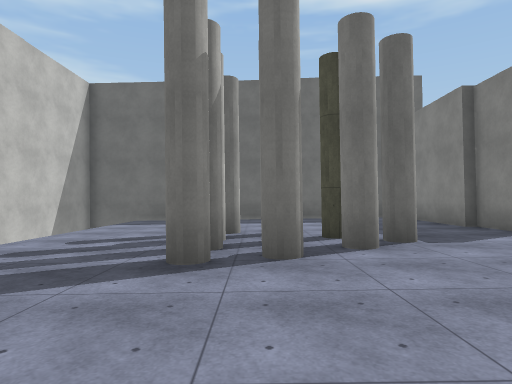
View 1 (above)

12 first-person views from a walk through a scene from a Unity 3-D project. The camera is 1.4 m above the floor, looks level and sees 75° across. The floor is counted in squares, 2 m on a side. Each view is taken from the middle of a square. On the plan, view 1 faces up. The plan holds only what a view shows up to about 10 squares ahead; the rest is blank. The place goes on beyond the plan. Some surface patterns are stand-ins.

View 2
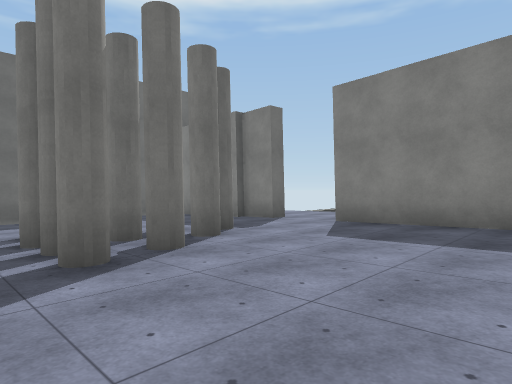

View 3
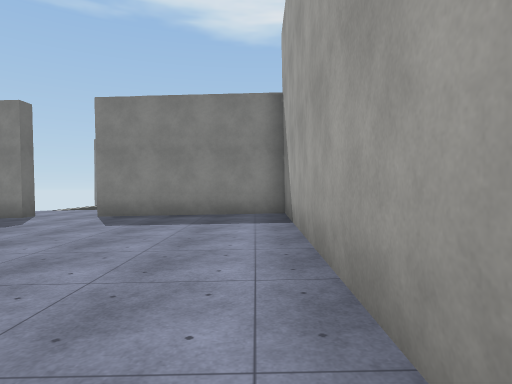

View 4
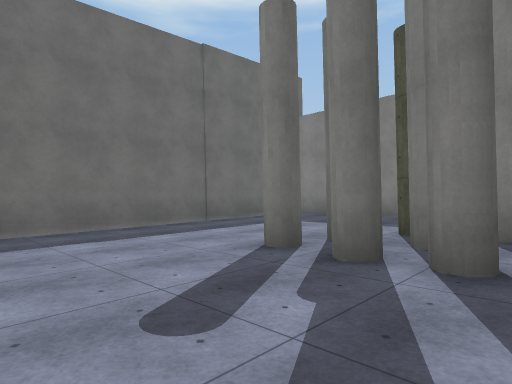

View 5
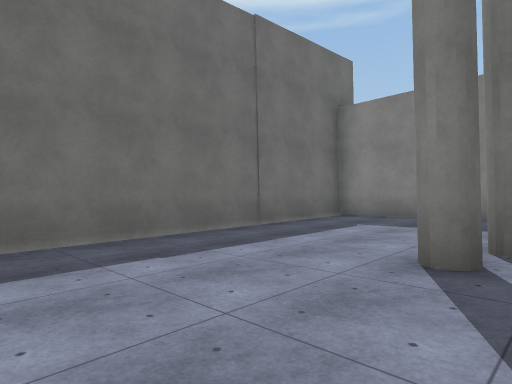

View 6
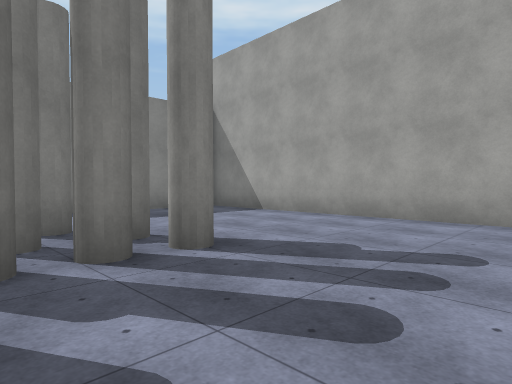

View 7
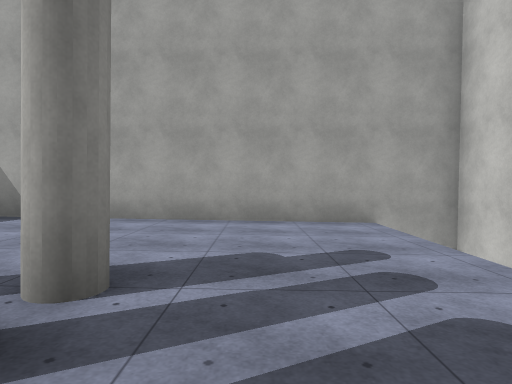

View 8
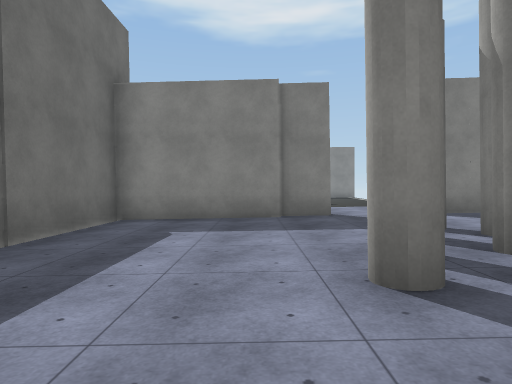

View 9
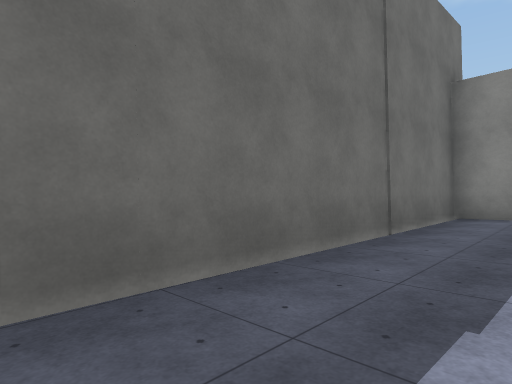

View 10
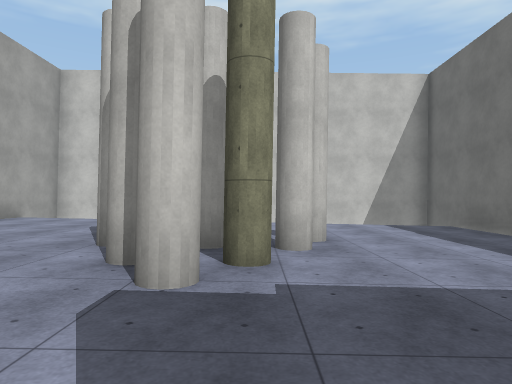

View 11
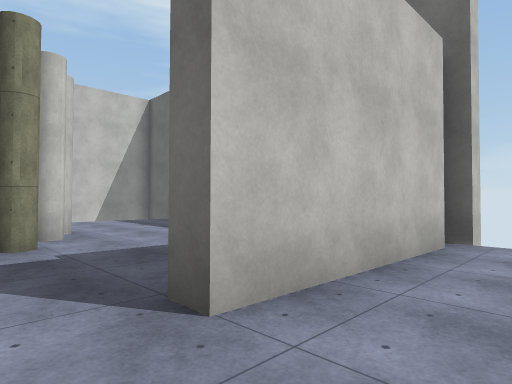

View 12
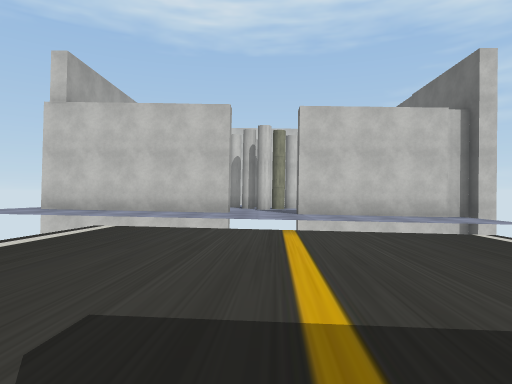

### Floor plan
Key: @ floor where view 1 was taken; # wall or solid block; . main floor; : floor 0.25 m higher than the main floor; - floor 0.25 m lower than the main floor; + floor 0.5 m higher than the main floor; / step, stairs or slope.
Columns run from 5 left of view 1 to 15 right of it. Each row starts with its distance up from view 1.
 12 ###########
 11  ------...#.
 10  -----....#..
  9  ----.....#../--
  8  --.......#.:/----
  7  -..##....#::/---..
  6  ...###..::::/--....
  5  ...##.#:::::/-......
  4  ...##::::#::/......
  3  ....:::::#::/.....
  2  ...::::::#:+/....
  1  ..:::::::#++
  0  ::::@::::#++
 -1 ###########++

Where each view was taken, in squares from view 1:
view 1: 0 up, 0 right, facing up
view 2: 0 up, 2 left, facing up-right
view 3: 0 up, 4 left, facing right
view 4: 4 up, 4 left, facing up-right
view 5: 6 up, 4 left, facing up-right
view 6: 6 up, 4 left, facing down-right
view 7: 6 up, 2 left, facing down
view 8: 8 up, 3 left, facing right
view 9: 9 up, 4 left, facing up-right
view 10: 6 up, 5 right, facing left
view 11: 5 up, 7 right, facing up-left
view 12: 5 up, 15 right, facing left
